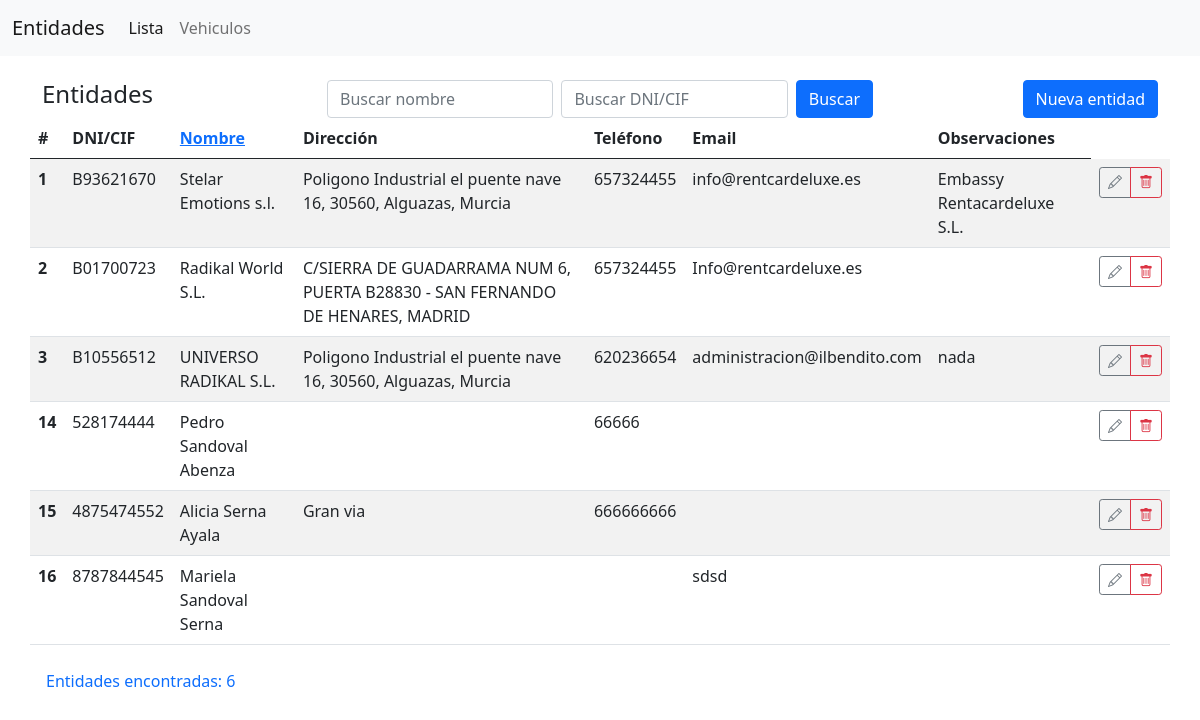
Page /entidades on the committed database.
### tables this page shows
CREATE TABLE `entidad` (
  `id_entidad` int NOT NULL AUTO_INCREMENT,
  `CIF_DNI` varchar(14) DEFAULT NULL,
  `Nombre` varchar(60) NOT NULL,
  `Observaciones` varchar(255) DEFAULT NULL,
  `Direccion` varchar(255) DEFAULT NULL,
  `Telefono` varchar(13) DEFAULT NULL,
  `Email` varchar(255) DEFAULT NULL,
  PRIMARY KEY (`id_entidad`),
  UNIQUE KEY `Documento_Id_UNIQUE` (`CIF_DNI`)
);

### lib/Pages.php (called while the page is built, shortened)
<?php
class Pages {
    public function render (string $pageName, ?array $params = null): void {
        require_once "pages/header.php";
        require_once "pages/$pageName.php";
        require_once "pages/footer.php";
    }
}

### controllers/EntidadController.php (called while the page is built, shortened)
<?php
class EntidadController {
    private EntidadService $service;
    private Pages $pages;
    function __construct(){
        $this->service = new EntidadService();
        $this->pages = new Pages();
    }
    public function list(): void {
        $entidades = $this->service->findAll();
        $error = $_GET['error'] ?? null;
        $this->pages->render('entidades', ['entidades' => $entidades, 'error' => $error]);
    }
}
?>

### index.php (called while the page is built, shortened)
<?php
require_once "autoloader.php";
Router::add('GET', '/entidades', function () {return (new EntidadController())->list();});
Router::dispatch();
?>

### autoloader.php (called while the page is built, shortened)
<?php
spl_autoload_register(function ($clase) {
    $directorio_clase = str_replace('\\', '/', $clase);
}
);
?>

### lib/basedatos.php (called while the page is built, shortened)
<?php
class BaseDatos {
    private Mysqli $conexion;
    private mixed $resultado;
function __construct(private string $servidor=SERVIDOR, private string $usuario=USUARIO, private string $pass=PASS, private string $base_datos=BASE_DATOS){
        $this->conexion = $this->conectar();
    }
private function conectar (): Mysqli {
    $conectando = new Mysqli($this->servidor, $this->usuario, $this->pass, $this->base_datos);
    return $conectando;
}
public function consulta(string $consultaSQL) : void {
    $this->resultado = $this->conexion->query($consultaSQL);
}
public function extraer_todos(): array | bool {
    return $this->resultado ? $this->resultado->fetch_all(MYSQLI_ASSOC) : false;
}
}
?>

### services/EntidadService.php (called while the page is built, shortened)
<?php
class EntidadService {
    private EntidadRepository $repository;
    public function __construct() {
        $this->repository = new EntidadRepository();
    }
    public function findAll(): ?array {
        return $this->repository->findAll();
    }
}

### repositories/EntidadRepository.php (called while the page is built, shortened)
<?php
class EntidadRepository {
    private BaseDatos $conexion;
    public function __construct() {
        $this->conexion = new BaseDatos();
    }
    public function findAll(): ?array {
        $campo_ord= $_GET['ordenar'] ?? null;
        if ($campo_ord) {
            $this->conexion->consulta ("SELECT * FROM entidad ORDER BY $campo_ord");
        } else {
            $busca = $_GET['buscar_nombre'] ?? null;
            if ($busca) {
                $this->conexion->consulta ("SELECT * FROM entidad WHERE Nombre LIKE '%$busca%'");
            } else {
                $busca = $_GET['buscar_dnicif'] ?? null;
                if ($busca) {
                    $this->conexion->consulta ("SELECT * FROM entidad WHERE CIF_DNI LIKE '%$busca%'");
                } else $this->conexion->consulta ("SELECT * FROM entidad");
            }
        }
        return $this->extraer_todos();
    }
    public function extraer_todos(): ?array {
        $entidades = [];
        $entidadData = $this->conexion->extraer_todos();
        foreach ($entidadData as $data){
            $entidades[] = Entidad::fromArray($data);
        }
        return $entidades;
    }
}
?>

### models/Entidad.php (called while the page is built, shortened)
<?php
class Entidad {
    public function getId(): int {
        return $this->id_entidad;
    }
    public function getCIF_DNI(): string {
        return $this->CIF_DNI;
    }
    public function getNombre(): string {
        return $this->Nombre;
    }
    public function getObservaciones(): ?string {
        return $this->Observaciones;
    }
    public function getDireccion(): string {
        return $this->Direccion;
    }
    public function getTelefono(): ?string {
        return $this->Telefono;
    }
    public function getEmail(): ?string {
        return $this->Email;
    }
    public static function fromArray(array $data): Entidad {
        $modelo = duplicar_tabla::duplica (CAMPOS_ENTIDAD, $data);
        return new Entidad ($modelo['id_entidad'], $modelo['CIF_DNI'], $modelo['Nombre'], $modelo['Observaciones'], $modelo['Direccion'], $modelo['Telefono'], $modelo['Email'],);
    }
}

### pages/entidades.php (the view, shortened to what this page needs)
<div class="container mt-4">
    <div class="row">
        <div class="col">
            <h4>Entidades</h4>
        </div>
        <div class="col-md-6">
            <form action="entidades" method="get" class="d-flex">
                <input type="text" name="texto_buscar" class="form-control me-2" id="floatingInput" placeholder="Buscar nombre">
                <input type="text" name="texto_buscar" class="form-control me-2" id="floatingInput" placeholder="Buscar DNI/CIF">
                <button type="submit" class="btn btn-primary">Buscar</button>
            </form>
        </div>
        <div class="col text-end">
            <a href="pages/nueva_entidad" role="button" class="btn btn-primary">Nueva entidad</a>
        </div>
    </div>
    <div class="row">
        <table class="table table-hover table-striped">
            <thead>
                <tr>
                <th scope="col">#</th>
                <th scope="col">DNI/CIF</th>
                <th scope="col">
                    <a href="entidades?ordenar=nombre">Nombre</a>
                </th>
                <th scope="col">Dirección</th>
                <th scope="col">Teléfono</th>
                <th scope="col">Email</th>
                <th scope="col">Observaciones</th>
                </tr>
            </thead>
            <tbody>
                <?php foreach($entidades as $entidad):?>
                <tr>
                    <th scope="row"><?=$entidad->getId()?></th>
                    <td><?=$entidad->getCIF_DNI()?></td>
                    <td><?=$entidad->getNombre()?></td>
                    <td><?=$entidad->getDireccion()?></td>
                    <td><?=$entidad->getTelefono()?></td>
                    <td><?=$entidad->getEmail()?></td>
                    <td><?=$entidad->getObservaciones()?></td>
                    <td>
                        <div class="btn-group" role="group">
                        <a href="pages/nueva_entidad/<?=$entidad->getId()?>" role="button" class="btn btn-sm btn-outline-secondary">
                            <i class="bi bi-pencil"></i>
                        </a>
                        <a href="pages/borrar/<?=$entidad->getId()?>" class= "btn btn-sm btn-outline-danger" onclick="return confirm('Estas seguro que quieres borrar esta entidad?');">
                            <i class="bi bi-trash"></i>
                        </a>
                        </div>
                    </td>
                </tr>
                <?php endforeach; ?>
            </tbody>
        </table>
        <a class="nav-link active" aria-current="page">Entidades encontradas: <?=count($entidades)?></a>
    </div>
</div>

### lib/Router.php (shortened to what this page needs)
<?php
class Router {
    private static $routes = [];
    public static function add(string $method, string $action, callable $controller): void {
        $action = trim($action, '/');
        self::$routes[$method][$action] = $controller;
    }
    public static function dispatch ():void{
        $method = $_SERVER['REQUEST_METHOD'];
        $action = preg_replace(DIRECTORIO,'',$_SERVER['REQUEST_URI']);
        $action = trim($action, '/');
        $param = null;
        $action = preg_replace('/[?].+/','',$action);
        $callback = self::$routes[$method][$action];
        if (null != ($callback)) {
            $result= call_user_func($callback, $param);
         } else { echo "Funcion nula";}
    }
}
class duplicar_tabla {
    public static function duplica (array $modelo, array $data): array{
        $resultado = $modelo;
        foreach ($data as $indice => $valor){
            $resultado[$indice] = $data[$indice];
        }
        return $resultado;
    }
}

### pages/header.php (shortened to what this page needs)
<!DOCTYPE html>
<html>
<head>
    <link href="https://cdn.jsdelivr.net/npm/bootstrap@5.0.0-beta1/dist/css/bootstrap.min.css" rel="stylesheet">
    <link rel="stylesheet" href="https://cdn.jsdelivr.net/npm/bootstrap-icons@1.3.0/font/bootstrap-icons.css">
</head>
<body>
    <nav class="navbar navbar-expand-lg navbar-light bg-light">
    <div class="container-fluid">
        <a class="navbar-brand" href="/mis_pruebas/entidades">Entidades</a>
        <div class="collapse navbar-collapse" id="navbarSupportedContent">
            <ul class="navbar-nav me-auto mb-2 mb-lg-0">
                <li class="nav-item">
                    <a class="nav-link active" aria-current="page" href="/mis_pruebas/entidades">Lista</a>
                </li>
                <li class="nav-item">
                    <a class="nav-link" aria-current="page" href="/mis_pruebas/vehiculos">Vehiculos</a>
                </li>
            </ul>
        </div>
    </div>
    </nav>

### pages/footer.php
</body>
</html>

### rows in the picture
entidad: id_entidad "1", CIF_DNI "B93621670", Nombre "Stelar Emotions s.l.", Direccion "Poligono Industrial el puente nave 16, 30560, Alguazas, Murcia", Telefono "657324455", Email "info@rentcardeluxe.es", Observaciones "Embassy Rentacardeluxe S.L."
entidad: id_entidad "2", CIF_DNI "B01700723", Nombre "Radikal World S.L.", Direccion "C/SIERRA DE GUADARRAMA NUM 6, PUERTA B28830 - SAN FERNANDO DE HENARES, MADRID", Telefono "657324455", Email "Info@rentcardeluxe.es"
entidad: id_entidad "3", CIF_DNI "B10556512", Nombre "UNIVERSO RADIKAL S.L.", Direccion "Poligono Industrial el puente nave 16, 30560, Alguazas, Murcia", Telefono "620236654", Email "administracion@ilbendito.com", Observaciones "nada"
entidad: id_entidad "14", CIF_DNI "528174444", Nombre "Pedro Sandoval Abenza", Telefono "66666"
entidad: id_entidad "15", CIF_DNI "4875474552", Nombre "Alicia Serna Ayala", Direccion "Gran via", Telefono "666666666"
entidad: id_entidad "16", CIF_DNI "8787844545", Nombre "Mariela Sandoval Serna", Email "sdsd"

### other values in the picture
count($entidades) "6"
